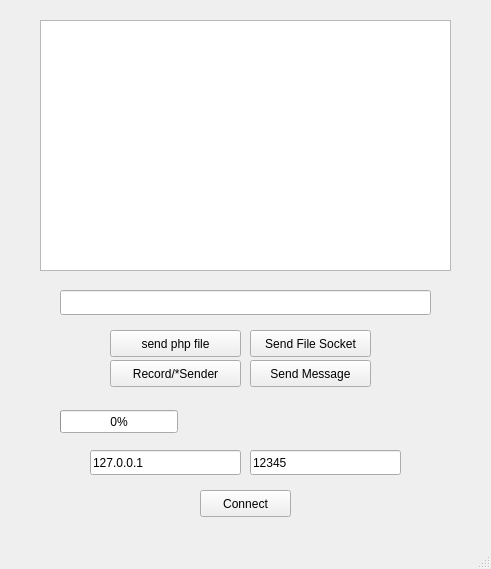
<?xml version="1.0" encoding="UTF-8"?>
<ui version="4.0">
 <class>MainWindow</class>
 <widget class="QMainWindow" name="MainWindow">
  <property name="geometry">
   <rect>
    <x>0</x>
    <y>0</y>
    <width>491</width>
    <height>569</height>
   </rect>
  </property>
  <property name="windowTitle">
   <string>MainWindow</string>
  </property>
  <widget class="QWidget" name="centralwidget">
   <widget class="QLineEdit" name="ipLineEdit">
    <property name="geometry">
     <rect>
      <x>90</x>
      <y>450</y>
      <width>151</width>
      <height>25</height>
     </rect>
    </property>
    <property name="text">
     <string>127.0.0.1</string>
    </property>
   </widget>
   <widget class="QLineEdit" name="portLineEdit">
    <property name="geometry">
     <rect>
      <x>250</x>
      <y>450</y>
      <width>151</width>
      <height>25</height>
     </rect>
    </property>
    <property name="text">
     <string>12345</string>
    </property>
   </widget>
   <widget class="QPushButton" name="connectButton">
    <property name="geometry">
     <rect>
      <x>200</x>
      <y>490</y>
      <width>91</width>
      <height>27</height>
     </rect>
    </property>
    <property name="text">
     <string>Connect</string>
    </property>
   </widget>
   <widget class="QPushButton" name="sendMessageButton_2">
    <property name="geometry">
     <rect>
      <x>250</x>
      <y>360</y>
      <width>121</width>
      <height>27</height>
     </rect>
    </property>
    <property name="text">
     <string>Send Message</string>
    </property>
   </widget>
   <widget class="QLabel" name="fileSize">
    <property name="geometry">
     <rect>
      <x>320</x>
      <y>400</y>
      <width>111</width>
      <height>31</height>
     </rect>
    </property>
    <property name="text">
     <string/>
    </property>
   </widget>
   <widget class="QLineEdit" name="messageLineEdit_2">
    <property name="geometry">
     <rect>
      <x>60</x>
      <y>290</y>
      <width>371</width>
      <height>25</height>
     </rect>
    </property>
   </widget>
   <widget class="QPushButton" name="recordButton">
    <property name="geometry">
     <rect>
      <x>110</x>
      <y>360</y>
      <width>131</width>
      <height>27</height>
     </rect>
    </property>
    <property name="text">
     <string>Record/*Sender</string>
    </property>
   </widget>
   <widget class="QProgressBar" name="uploadStatus">
    <property name="geometry">
     <rect>
      <x>60</x>
      <y>410</y>
      <width>118</width>
      <height>23</height>
     </rect>
    </property>
    <property name="value">
     <number>0</number>
    </property>
   </widget>
   <widget class="QPushButton" name="sendToPhpButton_2">
    <property name="geometry">
     <rect>
      <x>110</x>
      <y>330</y>
      <width>131</width>
      <height>27</height>
     </rect>
    </property>
    <property name="text">
     <string>send php file</string>
    </property>
   </widget>
   <widget class="QLabel" name="rateStatus">
    <property name="geometry">
     <rect>
      <x>190</x>
      <y>410</y>
      <width>241</width>
      <height>20</height>
     </rect>
    </property>
    <property name="text">
     <string/>
    </property>
   </widget>
   <widget class="QTextBrowser" name="chatTextBrowser">
    <property name="geometry">
     <rect>
      <x>40</x>
      <y>20</y>
      <width>411</width>
      <height>251</height>
     </rect>
    </property>
   </widget>
   <widget class="QPushButton" name="sendFileButton_2">
    <property name="geometry">
     <rect>
      <x>250</x>
      <y>330</y>
      <width>121</width>
      <height>27</height>
     </rect>
    </property>
    <property name="text">
     <string>Send File Socket</string>
    </property>
   </widget>
  </widget>
  <widget class="QMenuBar" name="menubar">
   <property name="geometry">
    <rect>
     <x>0</x>
     <y>0</y>
     <width>491</width>
     <height>26</height>
    </rect>
   </property>
  </widget>
  <widget class="QStatusBar" name="statusbar"/>
 </widget>
 <resources/>
 <connections/>
</ui>
